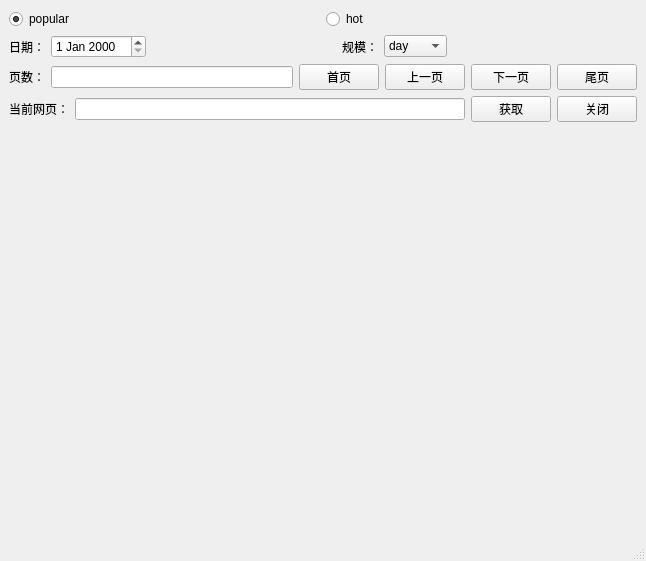
<?xml version="1.0" encoding="UTF-8"?>
<ui version="4.0">
 <class>DanbooruGalleryFixed</class>
 <widget class="QMainWindow" name="DanbooruGalleryFixed">
  <property name="geometry">
   <rect>
    <x>0</x>
    <y>0</y>
    <width>646</width>
    <height>561</height>
   </rect>
  </property>
  <property name="windowTitle">
   <string>gallery</string>
  </property>
  <widget class="QWidget" name="centralwidget">
   <layout class="QVBoxLayout" name="verticalLayout">
    <item>
     <layout class="QHBoxLayout" name="horizontalLayout">
      <item>
       <widget class="QRadioButton" name="RB_popular">
        <property name="enabled">
         <bool>true</bool>
        </property>
        <property name="text">
         <string>popular</string>
        </property>
        <property name="checked">
         <bool>true</bool>
        </property>
       </widget>
      </item>
      <item>
       <widget class="QRadioButton" name="RB_hot">
        <property name="enabled">
         <bool>true</bool>
        </property>
        <property name="text">
         <string>hot</string>
        </property>
       </widget>
      </item>
     </layout>
    </item>
    <item>
     <layout class="QHBoxLayout" name="horizontalLayout_8">
      <item>
       <layout class="QHBoxLayout" name="horizontalLayout_2">
        <item>
         <widget class="QLabel" name="label_date">
          <property name="text">
           <string>日期：</string>
          </property>
         </widget>
        </item>
        <item>
         <widget class="QDateEdit" name="dateEdit">
          <property name="maximumDateTime">
           <datetime>
            <hour>15</hour>
            <minute>59</minute>
            <second>59</second>
            <year>9999</year>
            <month>12</month>
            <day>30</day>
           </datetime>
          </property>
          <property name="currentSection">
           <enum>QDateTimeEdit::DaySection</enum>
          </property>
         </widget>
        </item>
       </layout>
      </item>
      <item>
       <spacer name="horizontalSpacer">
        <property name="orientation">
         <enum>Qt::Horizontal</enum>
        </property>
        <property name="sizeHint" stdset="0">
         <size>
          <width>40</width>
          <height>20</height>
         </size>
        </property>
       </spacer>
      </item>
      <item>
       <layout class="QHBoxLayout" name="horizontalLayout_5">
        <item>
         <widget class="QLabel" name="label_scale">
          <property name="text">
           <string>规模：</string>
          </property>
         </widget>
        </item>
        <item>
         <widget class="QComboBox" name="comboBox_scale">
          <item>
           <property name="text">
            <string>day</string>
           </property>
          </item>
          <item>
           <property name="text">
            <string>week</string>
           </property>
          </item>
          <item>
           <property name="text">
            <string>month</string>
           </property>
          </item>
         </widget>
        </item>
       </layout>
      </item>
      <item>
       <spacer name="horizontalSpacer_2">
        <property name="orientation">
         <enum>Qt::Horizontal</enum>
        </property>
        <property name="sizeHint" stdset="0">
         <size>
          <width>40</width>
          <height>20</height>
         </size>
        </property>
       </spacer>
      </item>
     </layout>
    </item>
    <item>
     <layout class="QHBoxLayout" name="horizontalLayout_4">
      <item>
       <widget class="QLabel" name="label_pageNum">
        <property name="text">
         <string>页数：</string>
        </property>
       </widget>
      </item>
      <item>
       <widget class="QLineEdit" name="LE_page"/>
      </item>
      <item>
       <widget class="QPushButton" name="PB_firstPg">
        <property name="text">
         <string>首页</string>
        </property>
       </widget>
      </item>
      <item>
       <widget class="QPushButton" name="PB_prevPg">
        <property name="text">
         <string>上一页</string>
        </property>
       </widget>
      </item>
      <item>
       <widget class="QPushButton" name="PB_nextPg">
        <property name="text">
         <string>下一页</string>
        </property>
       </widget>
      </item>
      <item>
       <widget class="QPushButton" name="PB_lastPg">
        <property name="text">
         <string>尾页</string>
        </property>
       </widget>
      </item>
     </layout>
    </item>
    <item>
     <layout class="QHBoxLayout" name="horizontalLayout_7">
      <item>
       <layout class="QHBoxLayout" name="horizontalLayout_6">
        <item>
         <widget class="QLabel" name="label_rul">
          <property name="text">
           <string>当前网页：</string>
          </property>
         </widget>
        </item>
        <item>
         <widget class="QLineEdit" name="LE_url">
          <property name="readOnly">
           <bool>true</bool>
          </property>
         </widget>
        </item>
       </layout>
      </item>
      <item>
       <layout class="QHBoxLayout" name="horizontalLayout_3">
        <item>
         <widget class="QPushButton" name="PB_obtain">
          <property name="text">
           <string>获取</string>
          </property>
         </widget>
        </item>
        <item>
         <widget class="QPushButton" name="PB_close">
          <property name="text">
           <string>关闭</string>
          </property>
         </widget>
        </item>
       </layout>
      </item>
     </layout>
    </item>
    <item>
     <spacer name="verticalSpacer">
      <property name="orientation">
       <enum>Qt::Vertical</enum>
      </property>
      <property name="sizeHint" stdset="0">
       <size>
        <width>20</width>
        <height>40</height>
       </size>
      </property>
     </spacer>
    </item>
   </layout>
  </widget>
  <widget class="QMenuBar" name="menubar">
   <property name="geometry">
    <rect>
     <x>0</x>
     <y>0</y>
     <width>646</width>
     <height>22</height>
    </rect>
   </property>
  </widget>
  <widget class="QStatusBar" name="statusbar"/>
 </widget>
 <resources/>
 <connections>
  <connection>
   <sender>PB_close</sender>
   <signal>clicked()</signal>
   <receiver>DanbooruGalleryFixed</receiver>
   <slot>close()</slot>
   <hints>
    <hint type="sourcelabel">
     <x>597</x>
     <y>131</y>
    </hint>
    <hint type="destinationlabel">
     <x>560</x>
     <y>365</y>
    </hint>
   </hints>
  </connection>
 </connections>
</ui>
